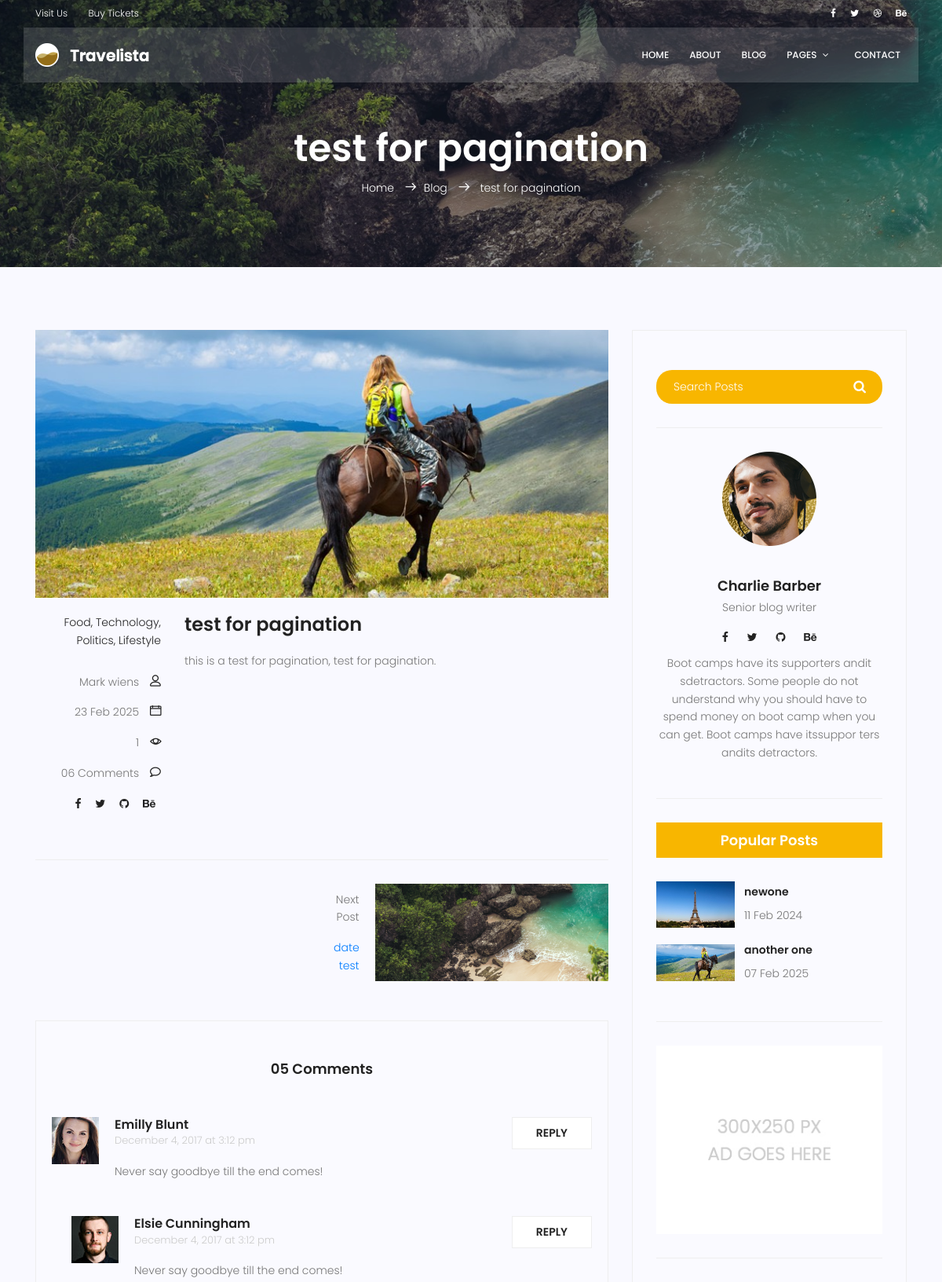
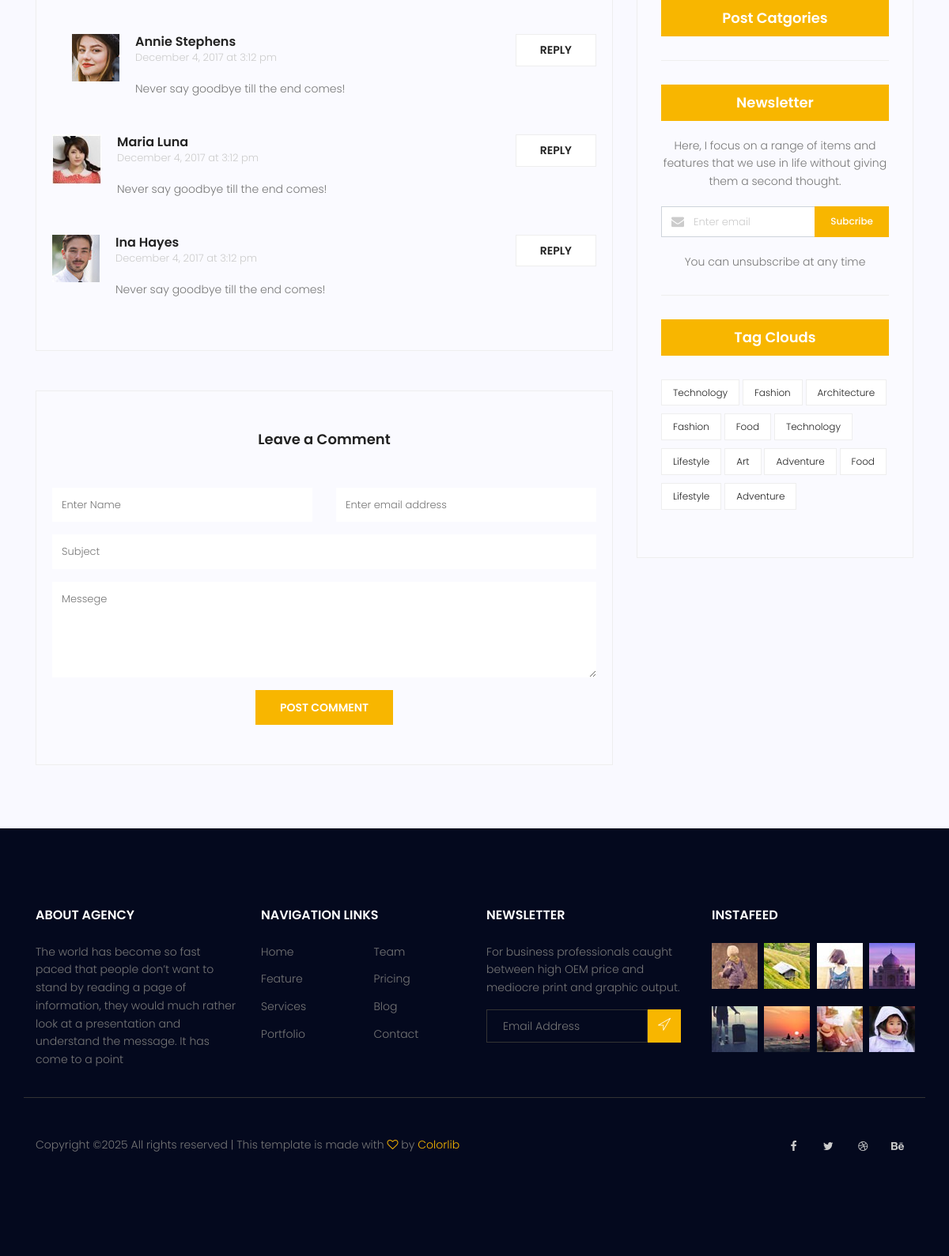
/blog/8, run on the app's committed database (2 pictures, top to bottom).
### blog/models.py (models this page shows, shortened)
class Post(models.Model):
    image=models.ImageField(upload_to='blog/',default='blog/default.jpg')
    author=models.ForeignKey(User,on_delete=models.SET_NULL,null=True)
    title=models.CharField(max_length=255)
    content=models.TextField()
    category=models.ManyToManyField(Category)
    counted_view=models.IntegerField(default=0)
    status=models.BooleanField(default=False)
    published_date=models.DateTimeField(null=True)
    created_date=models.DateTimeField(auto_now_add=True)
    updated_date=models.DateTimeField(auto_now=True)
    class Meta:
        ordering=['-created_date']

### blog/views.py (the view)
# urls.py: path('<int:pid>', blog_single, name='single'),
def blog_single(request,pid):
    posts=Post.objects.filter(published_date__lte=timezone.now(),status=1)
    post=get_object_or_404(posts ,pk=pid)
    previous_post=Post.objects.filter(created_date__gt=post.created_date,published_date__lte=timezone.now(),status=1 ).order_by('created_date').first()
    next_post=Post.objects.filter(created_date__lt=post.created_date,published_date__lte=timezone.now(),status=1 ).order_by('-created_date').first()
    post.counted_view=post.counted_view+1
    post.save()
    context={'post': post, 'previous_post':previous_post , 'next_post':next_post}
    return render(request,'blog/blog-single.html',context)

### blog/templatetags/blog-tags.py (called while the page is built)
@register.inclusion_tag('blog/blog-popular-post.html')
def latestposts():
    posts=Post.objects.filter(status=1).order_by('published_date')[:2]
    return {'posts':posts}

### templates/blog/blog-single.html (shortened to what this page needs)
{% extends 'base.html' %}
{% load static %}
{%load blog-tags %}
{% block content %}
  <section class="relative about-banner">
    <div class="overlay overlay-bg"></div>
    <div class="container">
      <div class="row d-flex align-items-center justify-content-center">
        <div class="about-content col-lg-12">
          <h1 class="text-white">{{post.title}}</h1>
          <p class="text-white link-nav">
            <a href={% url 'website:index'%}>Home</a> <span class="lnr lnr-arrow-right"></span><a href={% url 'blog:index' %}>Blog</a> <span class="lnr lnr-arrow-right"></span> <a href="blog-single.html">{{post.title}}</a>
          </p>
        </div>
      </div>
    </div>
  </section>
  <section class="post-content-area single-post-area">
    <div class="container">
      <div class="row">
        <div class="col-lg-8 posts-list">
          <div class="single-post row">
            <div class="col-lg-12">
              <div class="feature-img">
                <img class="img-fluid" src="{{post.image.url}}" alt="" />
              </div>
            </div>
            <div class="col-lg-3 col-md-3 meta-details">
              <ul class="tags">
                <li>
                  <a href="#">Food,</a>
                </li>
                <li>
                  <a href="#">Technology,</a>
                </li>
                <li>
                  <a href="#">Politics,</a>
                </li>
                <li>
                  <a href="#">Lifestyle</a>
                </li>
              </ul>
              <div class="user-details row">
                <p class="user-name col-lg-12 col-md-12 col-6">
                  <a href="#">Mark wiens</a> <span class="lnr lnr-user"></span>
                </p>
                <p class="date col-lg-12 col-md-12 col-6">
                  <a href="#">{{post.published_date|date:'d M Y'}}</a> <span class="lnr lnr-calendar-full"></span>
                </p>
                <p class="view col-lg-12 col-md-12 col-6">
                  <a href="#">{{post.counted_view}}</a> <span class="lnr lnr-eye"></span>
                </p>
                <p class="comments col-lg-12 col-md-12 col-6">
                  <a href="#">06 Comments</a> <span class="lnr lnr-bubble"></span>
                </p>
                <ul class="social-links col-lg-12 col-md-12 col-6">
                  <li>
                    <a href="#"><i class="fa fa-facebook"></i></a>
                  </li>
                  <li>
                    <a href="#"><i class="fa fa-twitter"></i></a>
                  </li>
                  <li>
                    <a href="#"><i class="fa fa-github"></i></a>
                  </li>
                  <li>
                    <a href="#"><i class="fa fa-behance"></i></a>
                  </li>
                </ul>
              </div>
            </div>
            <div class="col-lg-9 col-md-9">
              <h3 class="mt-20 mb-20">{{post.title}}</h3>
              <p class="excert">
                {{post.content}}
              </p>
            </div>
          </div>
          <div class="navigation-area">
            <div class="row">
              <div class="col-lg-6 col-md-6 col-12 nav-left flex-row d-flex justify-content-start align-items-center">
                <div class="arrow">
                  <a href="#"></a>
                </div>
              </div>
              <div class="col-lg-6 col-md-6 col-12 nav-right flex-row d-flex justify-content-end align-items-center">
                <div class="detials">
                  {%if next_post %}
                <p>Next Post</p>
                <a href='{% url 'blog:single' next_post.id %}'>{{next_post.title}}</a>
                {% endif %}
                </div>
                <div class="arrow">
                  <a href="#"></a>
                </div>
                <div class="thumb">
                  <a href="#"><img class="img-fluid" src="{{next_post.image.url}}" alt="" /></a>
                </div>
              </div>
            </div>
          </div>
          <div class="comments-area">
            <h4>05 Comments</h4>
            <div class="comment-list">
              <div class="single-comment justify-content-between d-flex">
                <div class="user justify-content-between d-flex">
                  <div class="thumb">
                    <img src="{% static 'img/blog/c1.jpg' %}" alt="" />
                  </div>
                  <div class="desc">
                    <h5><a href="#">Emilly Blunt</a></h5>
                    <p class="date">December 4, 2017 at 3:12 pm</p>
                    <p class="comment">Never say goodbye till the end comes!</p>
                  </div>
                </div>
                <div class="reply-btn">
                  <a href="" class="btn-reply text-uppercase">reply</a>
                </div>
              </div>
            </div>
            <div class="comment-list left-padding">
              <div class="single-comment justify-content-between d-flex">
                <div class="user justify-content-between d-flex">
                  <div class="thumb">
                    <img src="{% static 'img/blog/c2.jpg' %}" alt="" />
                  </div>
                  <div class="desc">
                    <h5><a href="#">Elsie Cunningham</a></h5>
                    <p class="date">December 4, 2017 at 3:12 pm</p>
                    <p class="comment">Never say goodbye till the end comes!</p>
                  </div>
                </div>
                <div class="reply-btn">
                  <a href="" class="btn-reply text-uppercase">reply</a>
                </div>
              </div>
            </div>
            <div class="comment-list left-padding">
              <div class="single-comment justify-content-between d-flex">
                <div class="user justify-content-between d-flex">
                  <div class="thumb">
                    <img src="{% static 'img/blog/c3.jpg' %}" alt="" />
                  </div>
                  <div class="desc">
                    <h5><a href="#">Annie Stephens</a></h5>
                    <p class="date">December 4, 2017 at 3:12 pm</p>
                    <p class="comment">Never say goodbye till the end comes!</p>
                  </div>
                </div>
                <div class="reply-btn">
                  <a href="" class="btn-reply text-uppercase">reply</a>
                </div>
              </div>
            </div>
            <div class="comment-list">
              <div class="single-comment justify-content-between d-flex">
                <div class="user justify-content-between d-flex">
                  <div class="thumb">
                    <img src="{% static 'img/blog/c4.jpg' %}" alt="" />
                  </div>
                  <div class="desc">
                    <h5><a href="#">Maria Luna</a></h5>
                    <p class="date">December 4, 2017 at 3:12 pm</p>
                    <p class="comment">Never say goodbye till the end comes!</p>
                  </div>
                </div>
                <div class="reply-btn">
                  <a href="" class="btn-reply text-uppercase">reply</a>
                </div>
              </div>
            </div>
            <div class="comment-list">
              <div class="single-comment justify-content-between d-flex">
                <div class="user justify-content-between d-flex">
                  <div class="thumb">
                    <img src="{% static 'img/blog/c5.jpg' %}" alt="" />
                  </div>
                  <div class="desc">
                    <h5><a href="#">Ina Hayes</a></h5>
                    <p class="date">December 4, 2017 at 3:12 pm</p>
                    <p class="comment">Never say goodbye till the end comes!</p>
                  </div>
                </div>
                <div class="reply-btn">
                  <a href="" class="btn-reply text-uppercase">reply</a>
                </div>
              </div>
            </div>
          </div>
          <div class="comment-form">
            <h4>Leave a Comment</h4>
            <form>
              <div class="form-group form-inline">
                <div class="form-group col-lg-6 col-md-12 name">
                  <input type="text" class="form-control" id="name" placeholder="Enter Name" onfocus="this.placeholder = ''" onblur="this.placeholder = 'Enter Name'" />
                </div>
                <div class="form-group col-lg-6 col-md-12 email">
                  <input type="email" class="form-control" id="email" placeholder="Enter email address" onfocus="this.placeholder = ''" onblur="this.placeholder = 'Enter email address'" />
                </div>
              </div>
              <div class="form-group">
                <input type="text" class="form-control" id="subject" placeholder="Subject" onfocus="this.placeholder = ''" onblur="this.placeholder = 'Subject'" />
              </div>
              <div class="form-group">
                <textarea class="form-control mb-10" rows="5" name="message" placeholder="Messege" onfocus="this.placeholder = ''" onblur="this.placeholder = 'Messege'" required=""></textarea>
              </div>
              <a href="#" class="primary-btn text-uppercase">Post Comment</a>
            </form>
          </div>
        </div>
        <div class="col-lg-4 sidebar-widgets">
          <div class="widget-wrap">
            {%include 'blog/blog-search.html'%}
            {%include 'blog/blog-writer.html'%}
            {%latestposts%}
            {%include 'blog/blog-ads.html'%}
            {%include 'blog/blog-post-categories.html'%}
            {% include 'blog/blog-newsletter.html'%}
            {% include 'blog/blog-tags.html'%}
          </div>
        </div>
      </div>
    </div>
  </section>
{% endblock %}

### templates/blog/blog-popular-post.html
{% load static %}
<div class="single-sidebar-widget popular-post-widget">
    <h4 class="popular-title">Popular Posts</h4>
    <div class="popular-post-list">
      {%for post in posts %}
      <div class="single-post-list d-flex flex-row align-items-center">
        <div class="thumb">
          <img class="img-fluid" src="{{post.image.url}}" alt="" />
        </div>
        <div class="details">
          <a href="{% url 'blog:single' pid=post.id %}"><h6>{{post.title}}</h6></a>
          <p>{{post.published_date|date:'d M Y'}}</p>
        </div>
      </div>
      {% endfor %}
    </div>
  </div>

### data on the page
Post: title "test for pagination", image (placeholder picture), published_date "23 Feb 2025", counted_view "1", content "this is a test for pagination, test for pagination."
Post: title "date test", image (picture)
Post: image (picture), title "newone", published_date "11 Feb 2024"
Post: image (placeholder picture), title "another one", published_date "07 Feb 2025"
